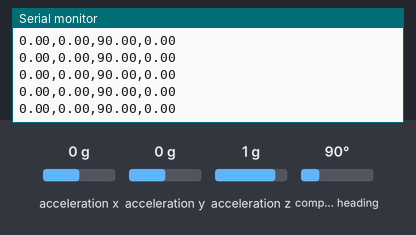
Simulated run of this sketch. Board: ESP32-S3. Parts: the last lines printed to the serial monitor. The test bench sets the inputs (shaded band); at power-on: acceleration x 0 g, acceleration y 0 g, acceleration z 1 g, compass heading 90°.

Above: at 1.2 s.
1.3 s: acceleration x set to -1.4 g
At 2.0 s:
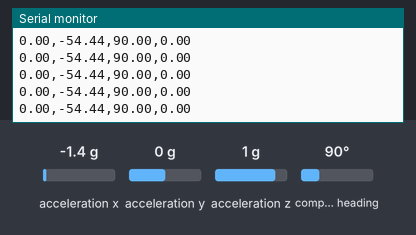
2.8 s: acceleration y set to -1.4 g
At 3.8 s:
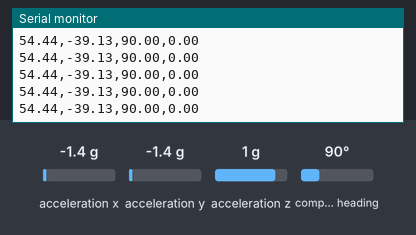
4.3 s: acceleration z set to -1.4 g
At 4.8 s:
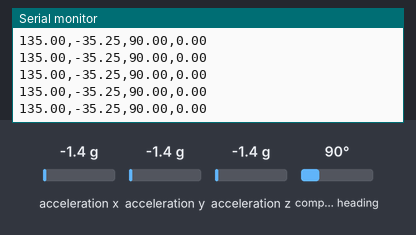
5.8 s: compass heading set to 7°
At 6.4 s:
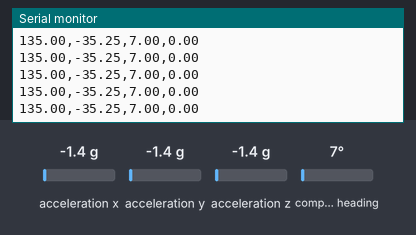
Timing chart, 0 to 8.3 s (numbered marks = the images above; inputs shaded):
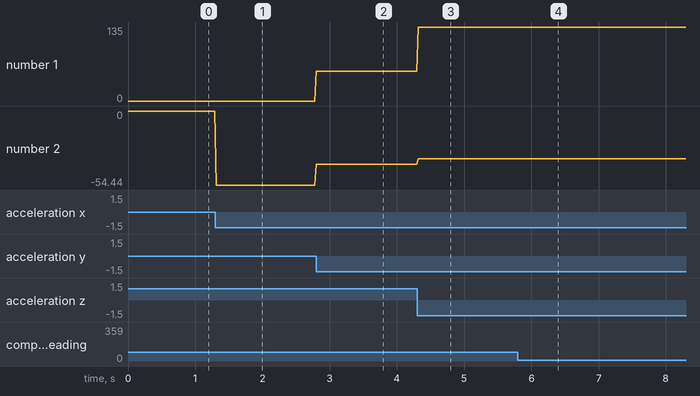

Measured:
- after the input at 1.3 s, the serial monitor: prints a new line at once (image 1)
- after the input at 2.8 s, the serial monitor: prints a new line at once (image 2)
- after the input at 4.3 s, the serial monitor: prints a new line at once (image 3)
- after the input at 5.8 s, the serial monitor: prints a new line at once (image 4)
- plotted number 1: 0 → 54.44 after the input at 2.8 s, 54.44 → 135 after the input at 4.3 s
- plotted number 2: 0 → -54.44 after the input at 1.3 s, -54.44 → -39.13 after the input at 2.8 s, -39.13 → -35.25 after the input at 4.3 s

The sketch:

esp32_serial_IMU_p5js.ino
```cpp
/*
 * FireBeetle 2 ESP32-S3 + BNO055 -> p5.js : stream roll, pitch, yaw, accZ over serial
 * IMU: BNO055 (onboard fusion + magnetometer, so yaw is STABLE, no drift)
 *
 * WIRING (BNO055 to FireBeetle):
 *   Vin -> 3V3,  GND -> GND,  SDA -> SDA,  SCL -> SCL
 *
 * Libraries (Library Manager):
 *   - Adafruit BNO055
 *   - Adafruit Unified Sensor
 */

#include <Wire.h>
#include <Adafruit_Sensor.h>
#include <Adafruit_BNO055.h>
#include <utility/imumaths.h>

Adafruit_BNO055 bno = Adafruit_BNO055(55, 0x28, &Wire);

void setup() {
  Serial.begin(115200);
  while (!Serial);             // wait for serial (native USB board)

  Wire.begin();                // start I2C on default SDA/SCL pins

  if (!bno.begin()) {
    Serial.println("Failed to init BNO055! Check wiring.");
    while (1);
  }
}

void loop() {
  // Get fused orientation in degrees (no math needed, no drift)
  sensors_event_t orientationData;
  bno.getEvent(&orientationData, Adafruit_BNO055::VECTOR_EULER);

  float yaw   = orientationData.orientation.x;  // heading
  float pitch = orientationData.orientation.y;
  float roll  = orientationData.orientation.z;

  // Linear acceleration = movement only, gravity already removed (m/s^2)
  imu::Vector<3> linAcc = bno.getVector(Adafruit_BNO055::VECTOR_LINEARACCEL);
  float accZ = linAcc.z();

  // Send as CSV: roll,pitch,yaw,accZ
  Serial.print(roll, 2);
  Serial.print(",");
  Serial.print(pitch, 2);
  Serial.print(",");
  Serial.print(yaw, 2);
  Serial.print(",");
  Serial.println(accZ, 2);

  delay(20);   // ~50 Hz
}
```
